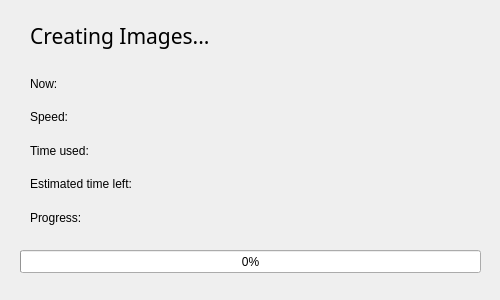
<?xml version="1.0" encoding="UTF-8"?>
<ui version="4.0">
 <class>Create_Image_Info</class>
 <widget class="QDialog" name="Create_Image_Info">
  <property name="geometry">
   <rect>
    <x>0</x>
    <y>0</y>
    <width>500</width>
    <height>300</height>
   </rect>
  </property>
  <property name="windowTitle">
   <string>Creating Images</string>
  </property>
  <property name="windowIcon">
   <iconset resource="EXE_Icons.qrc">
    <normaloff>:/exe_icon/EXE Icons/FRD_icon.png</normaloff>:/exe_icon/EXE Icons/FRD_icon.png</iconset>
  </property>
  <property name="locale">
   <locale language="English" country="UnitedKingdom"/>
  </property>
  <widget class="QProgressBar" name="progressBar">
   <property name="geometry">
    <rect>
     <x>20</x>
     <y>250</y>
     <width>461</width>
     <height>23</height>
    </rect>
   </property>
   <property name="locale">
    <locale language="English" country="UnitedKingdom"/>
   </property>
   <property name="value">
    <number>0</number>
   </property>
  </widget>
  <widget class="QLabel" name="label_Creating">
   <property name="geometry">
    <rect>
     <x>30</x>
     <y>10</y>
     <width>201</width>
     <height>51</height>
    </rect>
   </property>
   <property name="font">
    <font>
     <family>Berlin Sans FB</family>
     <pointsize>16</pointsize>
    </font>
   </property>
   <property name="text">
    <string>Creating Images...</string>
   </property>
  </widget>
  <widget class="QWidget" name="gridLayoutWidget">
   <property name="geometry">
    <rect>
     <x>30</x>
     <y>70</y>
     <width>431</width>
     <height>161</height>
    </rect>
   </property>
   <layout class="QGridLayout" name="gridLayout">
    <item row="0" column="0">
     <widget class="QLabel" name="label_now">
      <property name="text">
       <string>Now:</string>
      </property>
     </widget>
    </item>
    <item row="4" column="0">
     <widget class="QLabel" name="label_progress">
      <property name="text">
       <string>Progress:</string>
      </property>
     </widget>
    </item>
    <item row="1" column="0">
     <widget class="QLabel" name="label_speed">
      <property name="text">
       <string>Speed:</string>
      </property>
     </widget>
    </item>
    <item row="3" column="0">
     <widget class="QLabel" name="label_leftTime">
      <property name="text">
       <string>Estimated time left:</string>
      </property>
     </widget>
    </item>
    <item row="2" column="0">
     <widget class="QLabel" name="label_timeUsed">
      <property name="text">
       <string>Time used:</string>
      </property>
     </widget>
    </item>
   </layout>
  </widget>
 </widget>
 <resources>
  <include location="EXE_Icons.qrc"/>
 </resources>
 <connections/>
</ui>
